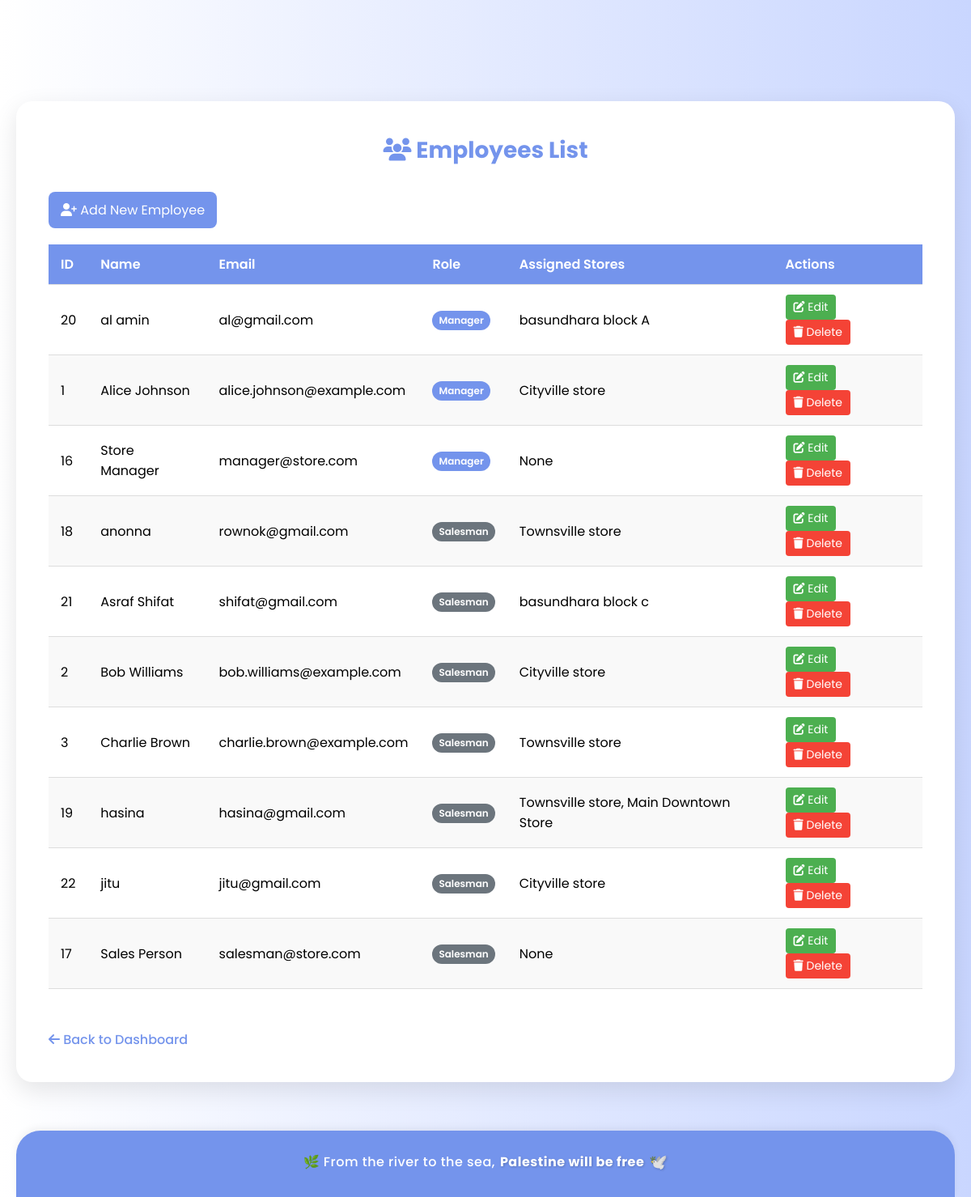
Page /view_employees.php (signed in) on the committed database.
### tables this page shows
CREATE TABLE `employees` (
  `employee_id` int(11) NOT NULL,
  `name` varchar(100) NOT NULL,
  `email` varchar(100) NOT NULL,
  `password` varchar(255) NOT NULL,
  `role` enum('manager','salesman') NOT NULL,
  `phone` varchar(15) DEFAULT NULL,
  `hire_date` timestamp NOT NULL DEFAULT current_timestamp()
);

### view_employees.php (the view, shortened to what this page needs)
<?php
$conn = new mysqli("localhost", "root", "", "chain_of_store");
$employees = $conn->query("
    SELECT e.employee_id, e.name, e.email, e.role,
           GROUP_CONCAT(s.store_name SEPARATOR ', ') AS assigned_stores
    FROM employees e
    LEFT JOIN employee_store_assignments esa ON e.employee_id = esa.employee_id
    LEFT JOIN stores s ON esa.store_id = s.store_id
    GROUP BY e.employee_id
    ORDER BY e.role, e.name
");
?>
<!DOCTYPE html>
<html lang="en">
<head>
    <link rel="stylesheet" href="https://cdnjs.cloudflare.com/ajax/libs/font-awesome/6.4.0/css/all.min.css">
</head>
<body>
    <div class="container">
        <h1><i class="fas fa-users"></i> Employees List</h1>
        <a href="add_employee.php" class="add-btn"><i class="fas fa-user-plus"></i> Add New Employee</a>
        <table>
            <thead>
                <tr>
                    <th>ID</th>
                    <th>Name</th>
                    <th>Email</th>
                    <th>Role</th>
                    <th>Assigned Stores</th>
                    <th>Actions</th>
                </tr>
            </thead>
            <tbody>
                <?php while ($employee = $employees->fetch_assoc()): ?>
                    <tr>
                        <td><?php echo htmlspecialchars($employee['employee_id']); ?></td>
                        <td><?php echo htmlspecialchars($employee['name']); ?></td>
                        <td><?php echo htmlspecialchars($employee['email']); ?></td>
                        <td>
                            <span class="role-badge role-<?php echo htmlspecialchars($employee['role']); ?>">
                                <?php echo htmlspecialchars($employee['role']); ?>
                            </span>
                        </td>
                        <td><?php echo $employee['assigned_stores'] ? htmlspecialchars($employee['assigned_stores']) : 'None'; ?></td>
                        <td>
                            <a href="edit_employee.php?id=<?php echo $employee['employee_id']; ?>" class="action-btn edit-btn">
                                <i class="fas fa-edit"></i> Edit
                            </a>
                            <a href="delete_employee.php?id=<?php echo $employee['employee_id']; ?>" class="action-btn delete-btn" onclick="return confirm('Are you sure you want to delete this employee?');">
                                <i class="fas fa-trash"></i> Delete
                            </a>
                        </td>
                    </tr>
                <?php endwhile; ?>
            </tbody>
        </table>
        <a href="manager_dashboard.php" class="back-link"><i class="fas fa-arrow-left"></i> Back to Dashboard</a>
    </div>
    <?php include 'footer.php'; ?>
</body>
</html>

### view_employees.php (style rules this page uses)
* { margin: 0; padding: 0; box-sizing: border-box; font-family: 'Poppins', sans-serif; }
body { background: linear-gradient(90deg, rgba(255, 255, 255, 1) 0%, rgba(201, 214, 255, 1) 100%); min-height: 100vh; padding-top: 125px; padding-left: 20px; padding-right: 20px; }
.container { max-width: 1200px; margin: 0 auto; background-color: #fff; border-radius: 20px; box-shadow: 0 10px 30px rgba(0, 0, 0, 0.1); padding: 40px; }
h1 { color: #7494ec; text-align: center; margin-bottom: 30px; font-size: 28px; }
.add-btn { display: inline-block; background-color: #7494ec; color: white; padding: 10px 15px; border-radius: 8px; text-decoration: none; margin-bottom: 20px; transition: all 0.3s; }
table { width: 100%; border-collapse: collapse; margin-bottom: 30px; }
th, td { padding: 12px 15px; text-align: left; border-bottom: 1px solid #ddd; }
th { background-color: #7494ec; color: white; font-weight: 600; }
tr:nth-child(even) { background-color: #f9f9f9; }
.action-btn { display: inline-block; padding: 5px 10px; border-radius: 4px; text-decoration: none; font-size: 14px; margin-right: 5px; transition: all 0.2s; }
.edit-btn { background-color: #4CAF50; color: white; }
.delete-btn { background-color: #f44336; color: white; }
.back-link { display: inline-block; margin-top: 20px; color: #7494ec; text-decoration: none; font-weight: 500; transition: all 0.3s; }
.role-badge { display: inline-block; padding: 3px 8px; border-radius: 12px; font-size: 12px; font-weight: 600; text-transform: capitalize; }
.role-manager { background-color: #7494ec; color: white; }
.role-salesman { background-color: #6c757d; color: white; }

### rows in the picture
employees: employee_id "20", name "al amin", email "al@gmail.com", role "Manager", assigned_stores "basundhara block A"
employees: employee_id "1", name "Alice Johnson", email "alice.johnson@example.com", role "Manager", assigned_stores "Cityville store"
employees: employee_id "16", name "Store Manager", email "manager@store.com", role "Manager", shows "None"
employees: employee_id "18", name "anonna", email "rownok@gmail.com", role "Salesman", assigned_stores "Townsville store"
employees: employee_id "21", name "Asraf Shifat", email "shifat@gmail.com", role "Salesman", assigned_stores "basundhara block c"
employees: employee_id "2", name "Bob Williams", email "bob.williams@example.com", role "Salesman", assigned_stores "Cityville store"
employees: employee_id "3", name "Charlie Brown", email "charlie.brown@example.com", role "Salesman", assigned_stores "Townsville store"
employees: employee_id "19", name "hasina", email "hasina@gmail.com", role "Salesman", assigned_stores "Townsville store, Main Downtown Store"
employees: employee_id "22", name "jitu", email "jitu@gmail.com", role "Salesman", assigned_stores "Cityville store"
employees: employee_id "17", name "Sales Person", email "salesman@store.com", role "Salesman", shows "None"
